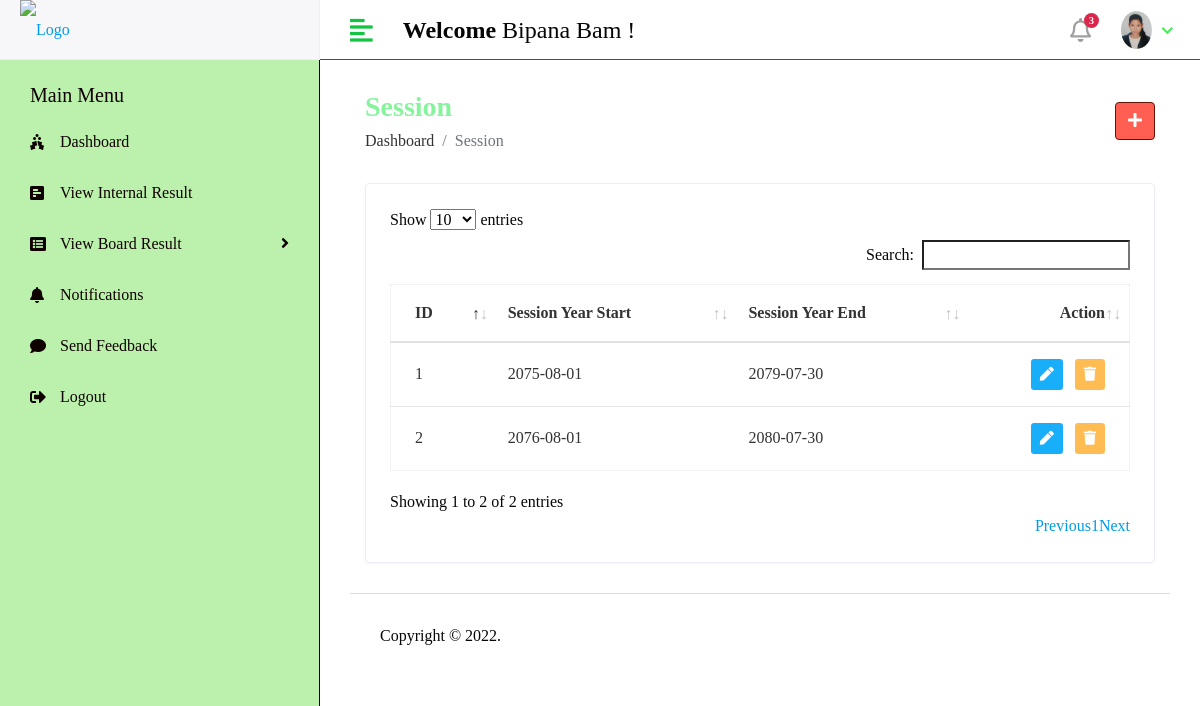
Screenshot of /Hod/Session/View (signed in) with the database file from the repository.
### LEC_RMSapp/models.py (models this page shows, shortened)
class CustomUser(AbstractUser):
    USER = (
        (1,'HOD'),
        (2,'STAFF'),
        (3,'STUDENT'),
    )
    user_type = models.CharField(choices=USER,max_length=50,default=1)
    profile_pic =models.ImageField(upload_to='media/profile_pic')

class Session_year(models.Model):
    session_start = models.CharField(max_length=100)
    session_end = models.CharField(max_length=100)

### LEC_Result_Management_System/Hod_Views.py (the view)
# urls.py: path('Hod/Session/View',Hod_Views.VIEW_SESSION,name='view_session'),
@login_required(login_url='/')
def VIEW_SESSION(request):
    session = Session_year.objects.all()
    context = {
        'session':session,
    }
    return render(request,'Hod/view_session.html',context)

### templates/Hod/view_session.html (shortened to what this page needs)
{% extends 'base.html' %}
{% block content %}
{% load static %}
            <div class="content container-fluid">
               <div class="page-header">
                  <div class="row align-items-center">
                     <div class="col">
                        <h3 class="page-title">Session</h3>
                        <ul class="breadcrumb">
                           <li class="breadcrumb-item"><a href="index.html">Dashboard</a></li>
                           <li class="breadcrumb-item active">Session</li>
                        </ul>
                     </div>
                     <div class="col-auto text-right float-right ml-auto">
                        <a href="{% url 'add_session' %}" class="btn btn-primary"><i class="fas fa-plus"></i></a>
                     </div>
                  </div>
               </div>
               <div class="row">
                  <div class="col-sm-12">
                     <div class="card card-table">
                        <div class="card-body">
                           <div class="table-responsive">
                              <table id="table_id" class="table table-hover table-center mb-0 ">
                                 <thead>
                                    <tr>
                                       <th>ID</th>
                                       <th>Session Year Start</th>
                                       <th>Session Year End</th>
                                       <th class="text-right">Action</th>
                                    </tr>
                                 </thead>
                                 <body>
                                 {% for i in session %}
                                    <tr>
                                       <td>{{i.id}}</td>
                                       <td>{{i.session_start}}</td>
                                       <td>{{i.session_end}}</td>
                                       <td class="text-right">
                                          <div class="actions">
                                             <a href="{% url 'edit_session' i.id %}" class="btn btn-sm bg-success-light mr-2">
                                             <i class="fas fa-pen"></i>
                                             </a>
                                             <a href="{% url 'delete_session' i.id %}" class="btn btn-sm bg-danger-light">
                                             <i class="fas fa-trash"></i>
                                             </a>
                                          </div>
                                       </td>
                                    </tr>
                                 {% endfor %}
                                 </body>
                              </table>
                           </div>
                        </div>
                     </div>
                  </div>
               </div>
            </div>
{% endblock %}

### templates/includes/header.html (shortened to what this page needs)
{% load static %}
         <div class="header">
            <div class="header-left">
               <a href="index.html" class="logo">
               <img src="http://lec.edu.np/assets/images/leclogo21.png" alt="Logo" width="100" height="70">
               </a>
            </div>
            <a href="javascript:void(0);" id="toggle_btn">
            <i class="fas fa-align-left"></i>
            </a>
            <div class="top-nav-search mt-3">
               <h4><strong>Welcome</strong>&nbsp;<span>{{user.first_name}} {{user.last_name}}</span>&nbsp;!</h4>
            </div>
            <ul class="nav user-menu">
                <li class="nav-item dropdown noti-dropdown">
                  <a href="#" class="dropdown-toggle nav-link" data-toggle="dropdown">
                  <i class="far fa-bell"></i> <span class="badge badge-pill">3</span>
                  </a>
               </li>
               <li class="nav-item dropdown has-arrow">
                  <a href="#" class="dropdown-toggle nav-link" data-toggle="dropdown">
                   {% if user.profile_pic == "" %}
                      <span class="user-img"><img class="rounded-circle" src="{% static 'assets/img/noimg.jpg' %}" width="31" alt="Ryan Taylor"></span>
                   {% else %}
                  <span class="user-img"><img class="rounded-circle" src="/{{user.profile_pic}}" width="31" alt="Ryan Taylor"></span>
                   {% endif %}
                  </a>
               </li>
            </ul>
         </div>

### static/assets/css/style.css (style rules this page uses)
html { height: 100%; }
body { background-color: #fff; color: #060606; font-family: cursive; font-size: 1rem; height: 100%; line-height: 1.5; overflow-x: hidden; }
h1, h2, h3, h4, h5, h6 { font-family: cursive; margin-top: 0; }
a { color: #009ce7; }
input, button, a { transition: all 0.4s ease; -moz-transition: all 0.4s ease; -o-transition: all 0.4s ease; -ms-transition: all 0.4s ease; -webkit-transition: all 0.4s ease; }
ul, ol { padding: 0px; list-style: none; }
.table { color: #333; max-width: 100%; margin-bottom: 0; width: 100%; }
.table.dataTable { border-collapse: collapse !important; border: 1px solid rgba(0, 0, 0, 0.05); }
.table thead tr th { font-weight: 600; }
.table tbody tr { border-bottom: 1px solid rgba(0, 0, 0, 0.05); }
.table.table-center td, .table.table-center th { vertical-align: middle; }
.card-table .card-body .table > thead > tr > th { border-top: 0; }
.card-table .card-body .table tr td:first-child, .card-table .card-body .table tr th:first-child { padding-left: 1.5rem; }
.card-table .card-body .table tr td:last-child, .card-table .card-body .table tr th:last-child { padding-right: 1.5rem; }
.card-table .table td, .card-table .table th { border-top: 1px solid #e2e5e8; padding: 1rem 0.75rem; white-space: nowrap; }
.btn-primary { background-color: #ff5f53; border: 1px solid #641404; }
.card { border: 1px solid #ececf5; box-shadow: 0 1px 3px 0 rgba(0, 0, 0, 0.03); margin-bottom: 1.875rem; }
.card-body { padding: 1.5rem; }
.bg-danger-light { background-color:#FFBC53 !important; color:#fff !important; }
.bg-success-light { background-color: #18aefa; color: #fff; }
.header { background-color: #fff; border-bottom: 1px solid #164de4; left: 0; position: fixed; right: 0; top: 0; z-index: 1001; height: 60px; }
.header .header-left { float: left; height: 60px; padding: 0 20px; position: relative; width: 320px; z-index: 1; transition: all 0.2s ease-in-out; background-color: #f7f7fa; border-bottom: 1px solid #efefef; border-right: 1px solid #ececf5; display: flex; align-items: center; }
.header .header-left .logo { display: inline-block; line-height: 60px; }
.header .header-left .logo img { max-height: 170px; width: auto; }
.header .dropdown-toggle:after { display: none; }
.header .has-arrow .dropdown-toggle:after { border-top: 0; border-left: 0; border-bottom: 2px solid #4ae952; border-right: 2px solid #48e963; content: ''; height: 8px; display: inline-block; pointer-events: none; -webkit-transform-origin: 66% 66%; -ms-transform-origin: 66% 66%; transform-origin: 66% 66%; -webkit-transform: rotate(45deg); -ms-transform: rotate(45deg); transform: rotate(45deg); -webkit-transition: all 0.15s ease-in-out; transition: all 0.15s ease-in-out; width: 8px; vertical-align: 0px; }
.user-menu { float: right; margin: 0; position: relative; z-index: 99; padding-right: 15px; }
.user-menu.nav > li > a { color: #a0a0a0; font-size: 14px; line-height: 58px; padding: 0 15px; height: 60px; }
.user-img { margin-right: 3px; position: relative; }
.top-nav-search { float: left; margin-left: 15px; }
.page-header { margin-bottom: 1.875rem; }
.page-header .breadcrumb { background-color: transparent; color: #6c757d; font-size: 1rem; font-weight: 500; margin-bottom: 0; padding: 0; }
.page-header .breadcrumb a { color: #333; }
.page-title { font-size: 28px; font-weight: 600; color: rgb(134, 243, 157); margin-bottom: 5px; }
.user-menu.nav > li > a .badge { background-color: #d9284c; display: block; font-size: 10px; font-weight: bold; height: 15px; width: 15px; position: absolute; right: 7px; top: 13px; color: #fff; padding: 3px; }
.user-menu.nav > li > a > i { font-size: 1.5rem; line-height: 60px; }
@media (min-width: 992px) { #toggle_btn { align-items: center; color: #13c341; display: inline-flex; float: left; font-size: 26px; height: 60px; justify-content: center; margin-left: 15px; padding: 0 15px; } }

### rows the page displays
CustomUser: first_name "Bipana", last_name "Bam", profile_pic (picture)
Session_year: id "1", session_start "2075-08-01", session_end "2079-07-30"
Session_year: id "2", session_start "2076-08-01", session_end "2080-07-30"
